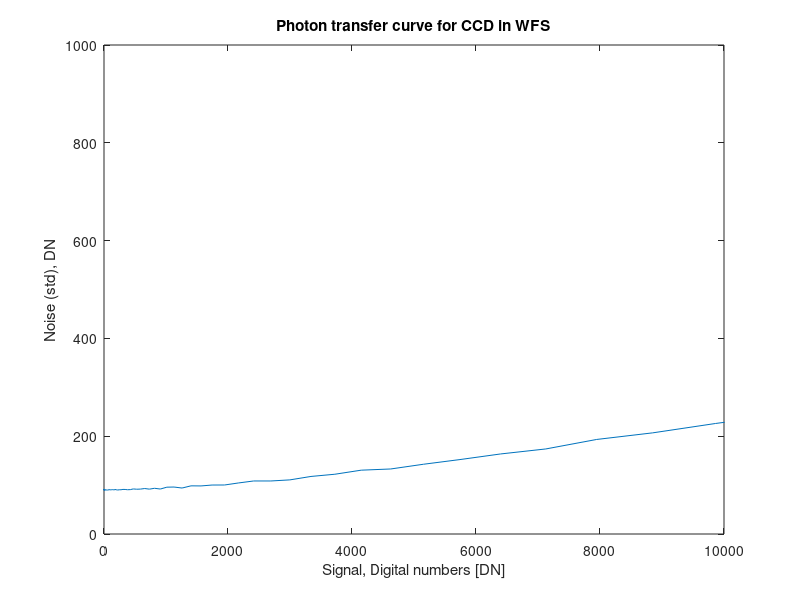
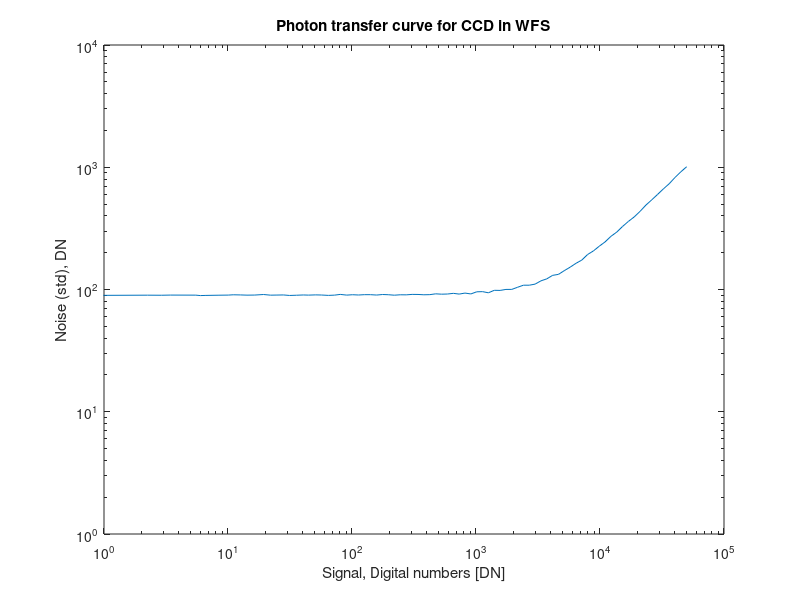

These figures' MATLAB source, in order:
%> @file demo_solidstate_noise_simulator.m
%> @brief Original code from Janesick book that simulates the noise in CMOS sensor.
%> 
%> @author Mikhail V. Konnik
%> @date   17 January 2011


clc
clear all
close all


PIX = 1000; % number of pixels sampled
DATA = 100; %% number of data points


%%%%%%%% Parameters %%
pixel_size = 8*10^(-4);  %% pixel size in [cm].

edn = 2; %% Conversion constant K[e/DN]
RN_e = 3; %% read noise [e]
RN = RN_e/edn; %% read noise [DN]

FW_e = 10^5; %% full well of pixel, [e]
FW = FW_e/edn; %% full well in DN

SCALE = DATA/log10(FW);  %% full well scale factor;

PN = 0.02;  %% FPN factor;

T = 300; %% operating temperature, [K]

k1 = 8.62*10^(-5); %%% Boltzman constant, [eV/K].

DFM = 0.5;  %% dark current figure of merit, [nA/cm^2].

DN = 0.3; %% dark FPN factor

PA = pixel_size^2;  %% pixel area [cm^2]

t_I = 0.3; 	%% integration time

Eg = 1.1557 - ( 7.021*T^2*10^(-4) )/(1108+T);  %% silicon band gap energy;

DARK_e = t_I*2.55*10^(15)*PA*DFM*T^(1.5)*exp(-Eg/(2*k1*T)); %% dark current [e]
DARK = DARK_e/edn; %% dark current [DN]



%%%%%%%% Program
randn('state', sum(100*clock));  %randomize the number generation
C = randn(PIX,1); %% random number generation for FPN number
F = randn(PIX,1);

for i=1:DATA
sig = 10^(i/SCALE);  %% signal step

A = randn(PIX,DATA); %% random number generation
B = randn(PIX,DATA); %% random number generation
D = randn(PIX,DATA); %% random number generation

read = RN*A(1:PIX,i); %%% read noise [DN]
shot = (sig/edn)^(0.5)*B(1:PIX,i); %% shot noise [DN]

FPN = sig*PN*C(1:PIX,1); %% FPN [DN]

Dshot = (DARK/edn)^(0.5)*D(1:PIX,i); %% dark shot noise [DN]

DFPN = DARK*DN*F(1:PIX,1);  %% dark FPN [DN]

SIG1(1:PIX,i) = sig+read+shot+FPN + Dshot + DFPN;  %% read noise + shot noise + FPN + dark shot noise + dark FPN [DN]
SIG2(1:PIX,i) = sig+read+shot+FPN + Dshot;  %% read noise + shot noise + FPN + dark shot noise + dark FPN [DN]
SIG3(1:PIX,i) = sig+read+shot+Dshot;  %% read noise + shot noise + FPN + dark shot noise + dark FPN [DN]
SIG4(1:PIX,i) = sig+read+shot;  %% read noise + shot noise + FPN + dark shot noise + dark FPN [DN]
SIG5(1:PIX,i) = sig+read+shot+FPN;  %% read noise + shot noise + FPN + dark shot noise + dark FPN [DN]
end

SIGNAL = mean(SIG1);  %% signal [DN]
NOISE1 = std(SIG1);  %% noise
NOISE2 = std(SIG1);  %% noise
NOISE3 = std(SIG1);  %% noise
NOISE4 = std(SIG1);  %% noise
NOISE5 = std(SIG1);  %% noise

SIGNAL_e = SIGNAL*edn;  %% signal [e]
NOISE1_e = NOISE1*edn;
NOISE2_e = NOISE2*edn;
NOISE3_e = NOISE3*edn;
NOISE4_e = NOISE4*edn;
NOISE5_e = NOISE5*edn;

%%%  PTC Plot [DN]
figure, plot(SIGNAL, NOISE1), title('Photon transfer curve for CCD in WFS'), xlabel('Signal, Digital numbers [DN]'), ylabel('Noise (std), DN'), axis([0 10^4 0 10^3]);

figure, loglog(SIGNAL, NOISE1), title('Photon transfer curve for CCD in WFS'), xlabel('Signal, Digital numbers [DN]'), ylabel('Noise (std), DN'), axis([1 10^5 1 10^4]);
